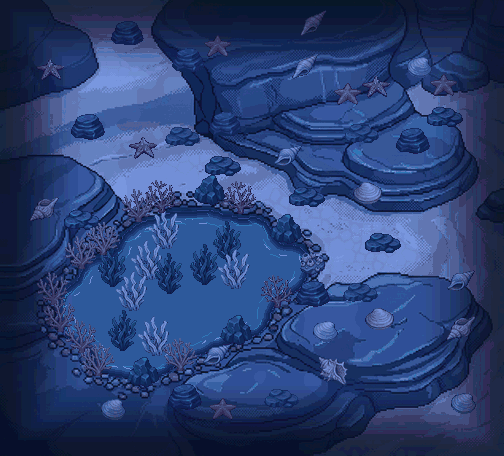

This game map was drawn from its Tiled (.tmx) file and the tilesets committed beside it. A one-line description and the full map source follow:
An orthogonal 21x19 tile map with 24x24 px tiles, 1 tile layer (grottes_marines).

<map version="1.10" tiledversion="1.10.2" orientation="orthogonal" renderorder="right-down" width="21" height="19" tilewidth="24" tileheight="24" infinite="0" nextlayerid="2" nextobjectid="1">
 <properties>
  <property name="zone" value="grottes_marines" />
  <property name="frames" type="int" value="12" />
  <property name="frame_ms" type="int" value="110" />
  <property name="tuiles_animees" type="int" value="73" />
 </properties>
 <tileset firstgid="1" source="grottes_marines_tuiles.tsx" />
 <layer id="1" name="grottes_marines" width="21" height="19">
  <data encoding="csv">
1,2,3,4,5,6,7,8,9,10,11,12,13,14,15,16,17,18,19,20,21,
22,23,24,25,26,27,28,29,30,31,32,33,34,35,36,37,38,39,40,41,42,
43,44,45,46,47,48,49,50,51,52,53,54,55,56,57,58,59,60,61,62,63,
64,65,66,67,68,69,70,71,72,73,74,75,76,77,78,79,80,81,82,83,84,
85,86,87,88,89,90,91,92,93,94,95,96,97,98,99,100,101,102,103,104,105,
106,107,108,109,110,111,112,113,114,115,116,117,118,119,120,121,122,123,124,125,126,
127,128,129,130,131,132,133,134,135,136,137,138,139,140,141,142,143,144,145,146,147,
148,149,150,151,152,593,594,595,596,597,598,173,174,175,176,177,178,179,180,181,182,
183,184,185,186,187,599,600,601,602,201,202,603,604,207,208,209,210,211,212,213,214,
215,216,217,605,606,607,608,609,610,611,612,613,614,256,257,258,259,260,261,262,263,
264,265,615,616,617,618,619,620,621,622,623,624,625,308,309,310,311,312,313,314,315,
316,626,627,628,629,630,631,632,633,634,635,636,637,362,363,364,365,366,367,368,369,
370,638,639,640,641,642,643,392,393,394,644,645,403,404,405,406,407,408,409,410,411,
412,413,646,647,648,649,650,651,652,653,654,655,450,451,452,453,454,455,456,457,458,
459,460,461,656,657,658,659,660,661,662,489,490,491,492,493,494,495,496,497,498,499,
500,501,502,503,663,664,665,516,517,518,519,520,521,522,523,524,525,526,527,528,529,
530,531,532,533,534,535,536,537,538,539,540,541,542,543,544,545,546,547,548,549,550,
551,552,553,554,555,556,557,558,559,560,561,562,563,564,565,566,567,568,569,570,571,
572,573,574,575,576,577,578,579,580,581,582,583,584,585,586,587,588,589,590,591,592
</data>
 </layer>
</map>
